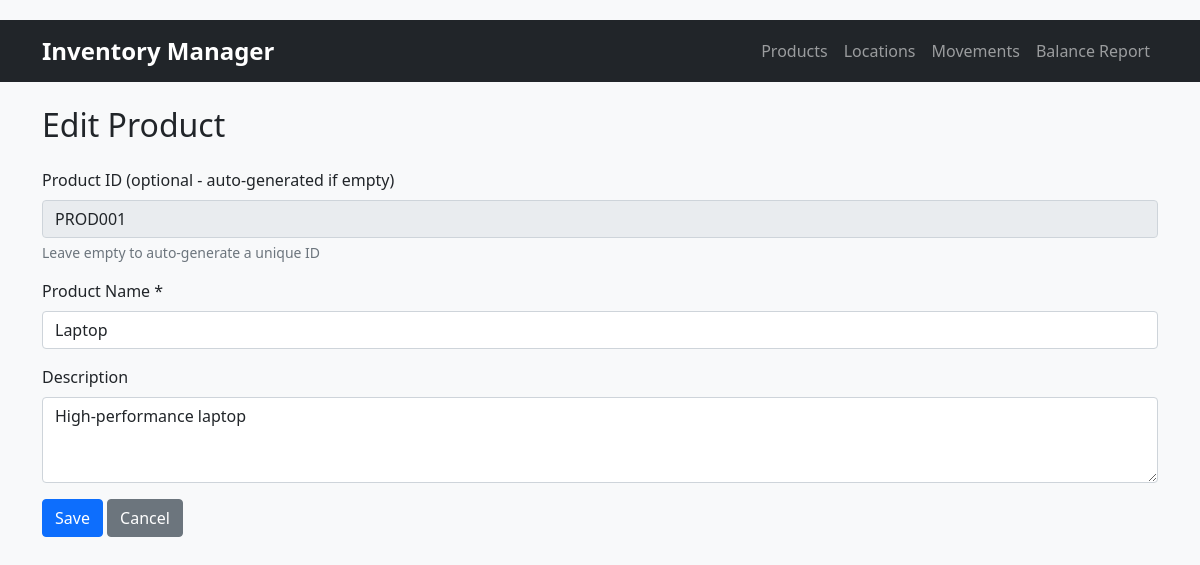
The page /products/edit/PROD001 on the database its author committed.
### modules.py (models this page shows)
class Product(db.Model):
    product_id = db.Column(db.String(50), primary_key=True, default=lambda: str(uuid.uuid4()))
    name = db.Column(db.String(100), nullable=False)
    description = db.Column(db.Text)

### app.py (the view, shortened to what this page needs)
@app.route('/products/edit/<product_id>', methods=['GET', 'POST'])
def edit_product(product_id):
    product = Product.query.get_or_404(product_id)
    return render_template('product/form.html', product=product)

### templates/product/form.html
{% extends "base.html" %}
{% block content %}
<h2 class="mb-4">{% if product %}Edit{% else %}Add{% endif %} Product</h2>
<form method="POST">
    <div class="mb-3">
        <label for="product_id" class="form-label">Product ID (optional - auto-generated if empty)</label>
        <input type="text" class="form-control" id="product_id" name="product_id"
               value="{{ product.product_id if product else '' }}"
               {{ 'readonly' if product else '' }}>
        <div class="form-text">Leave empty to auto-generate a unique ID</div>
    </div>
    <div class="mb-3">
        <label for="name" class="form-label">Product Name *</label>
        <input type="text" class="form-control" id="name" name="name"
               value="{{ product.name if product else '' }}" required>
    </div>
    <div class="mb-3">
        <label for="description" class="form-label">Description</label>
        <textarea class="form-control" id="description" name="description" rows="3">{{ product.description if product else '' }}</textarea>
    </div>
    <button type="submit" class="btn btn-primary">Save</button>
    <a href="{{ url_for('view_products') }}" class="btn btn-secondary">Cancel</a>
</form>
{% endblock %}

### static/style.css (style rules this page uses)
body { background-color: #f8f9fa; padding-top: 20px; }
.form-text { font-size: 0.875rem; color: #6c757d; }

### rows shown on the page
Product: product_id "PROD001", name "Laptop", description "High-performance laptop"
